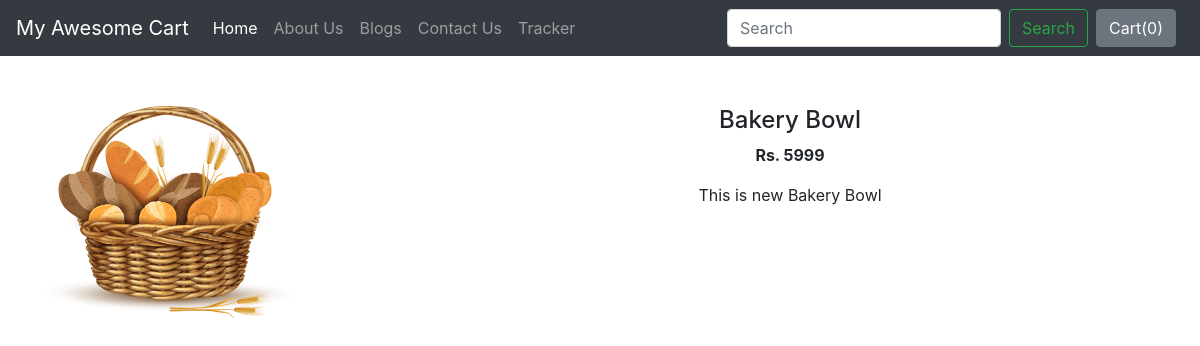
The page /shop/products/1 on the database its author committed.
### shop/models.py (models this page shows, shortened)
class Product(models.Model):
    product_id = models.AutoField
    product_name = models.CharField(max_length=30)
    desc = models.CharField(max_length=300)
    category = models.CharField(max_length=50, default="")
    sub_category = models.CharField(max_length=50, default="")
    price = models.IntegerField(default="0")
    image = models.ImageField(upload_to="shop/images", default="")
    pub_date = models.DateField()

### shop/views.py (the view)
# urls.py: path("products/<int:prodid>", views.productView, name="Product View"),
def productView(request, prodid):
    product = Product.objects.filter(id=prodid)
    return render(request, 'shop/products.html', {'product': product[0]})

### shop/templates/shop/products.html (shortened to what this page needs)
{% extends 'shop/basic.html' %} {% block title %} {{product.product_name}} {% endblock %} {% block body %}
<div class="container">
    <div class="row">
        <div class="col-lg-12 col-md-12">
            <div class="row">
                <div class="col-md-4">
                    <div class="prod_img">
                        <img src="/media/{{product.image}}" alt="">
                    </div>
                </div>
                <div class="col-md-8">
                    <div class="prod_desc">
                        <h4>{{product.product_name}}</h4>
                        <p> <b> Rs. {{product.price}} </b> </p>
                        <p>{{product.desc}}</p>
                    </div>
                </div>
            </div>
        </div>
    </div>
</div>
{% endblock %}

### shop/static/shop/custom.css (style rules this page uses)
.prod_img img { width: 250px; height: auto; padding-top: 50px; }
.prod_desc { text-align: center; padding-top: 50px; }

### rows shown on the page
Product: image (picture), product_name "Bakery Bowl", price "5999", desc "This is new Bakery Bowl"
